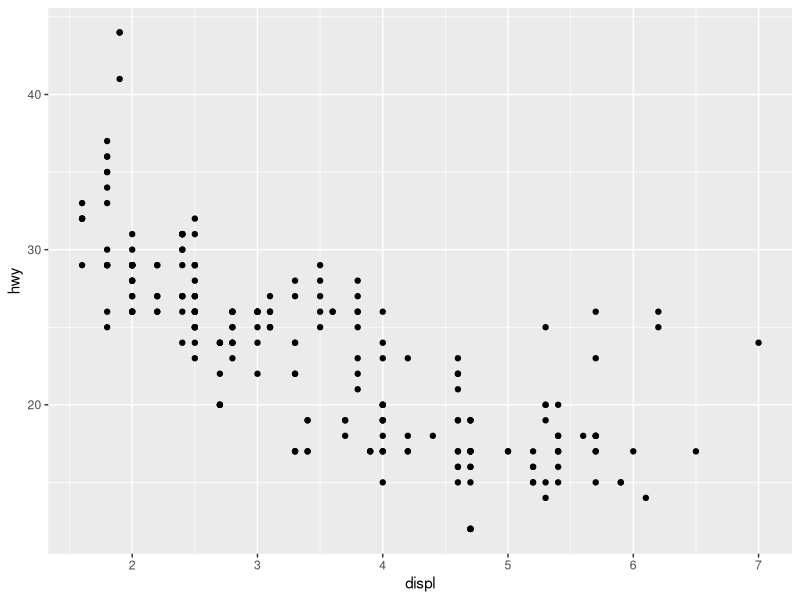
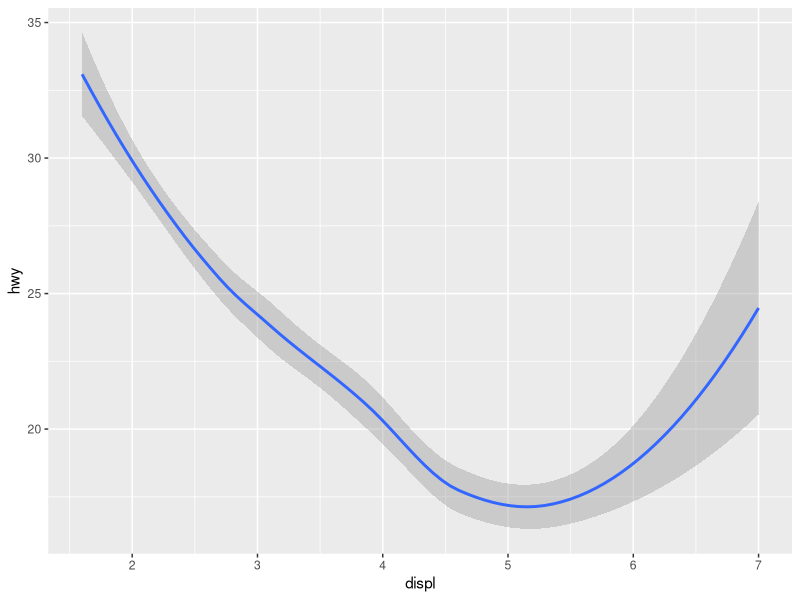
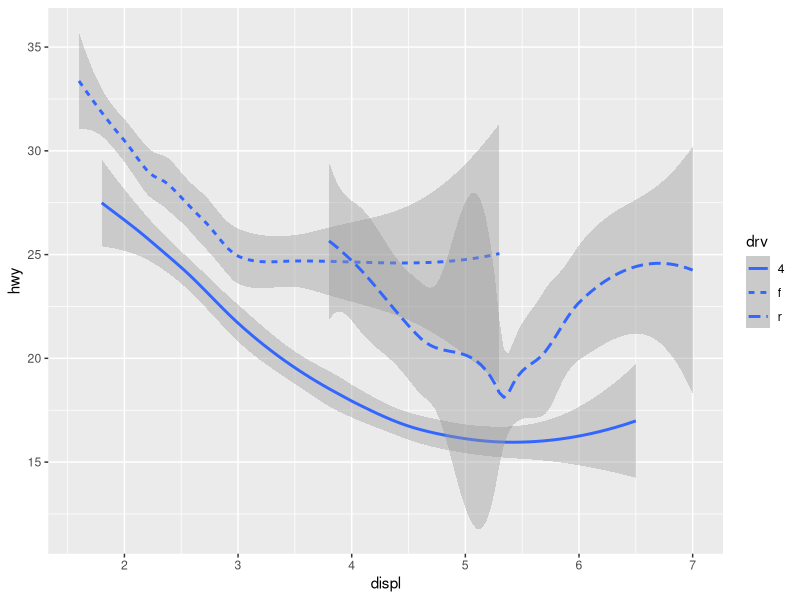
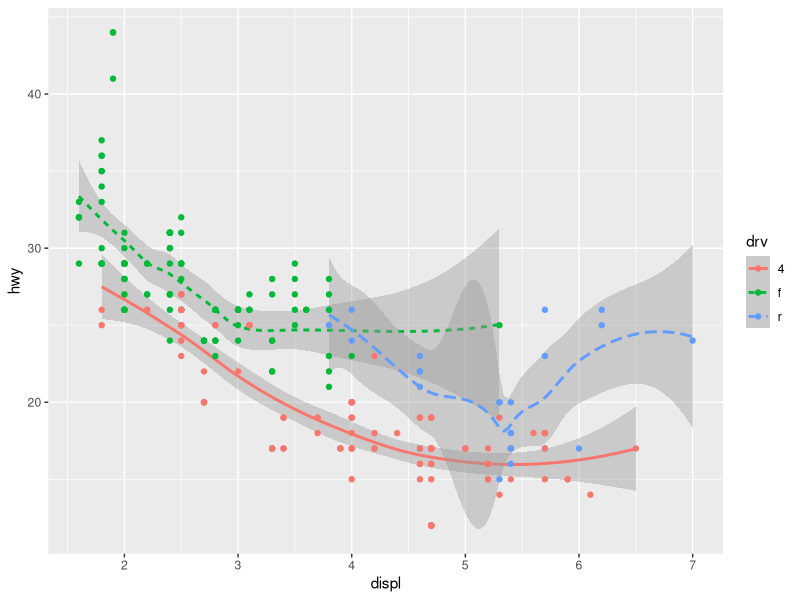
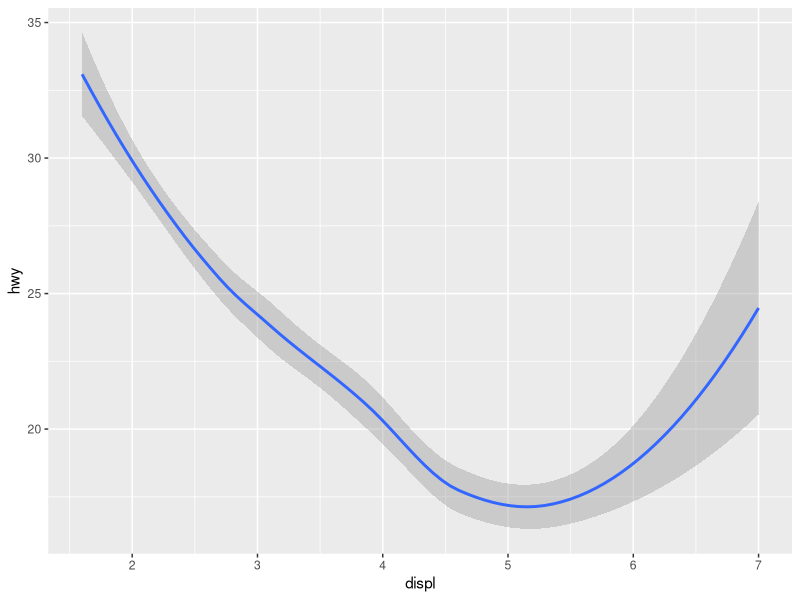
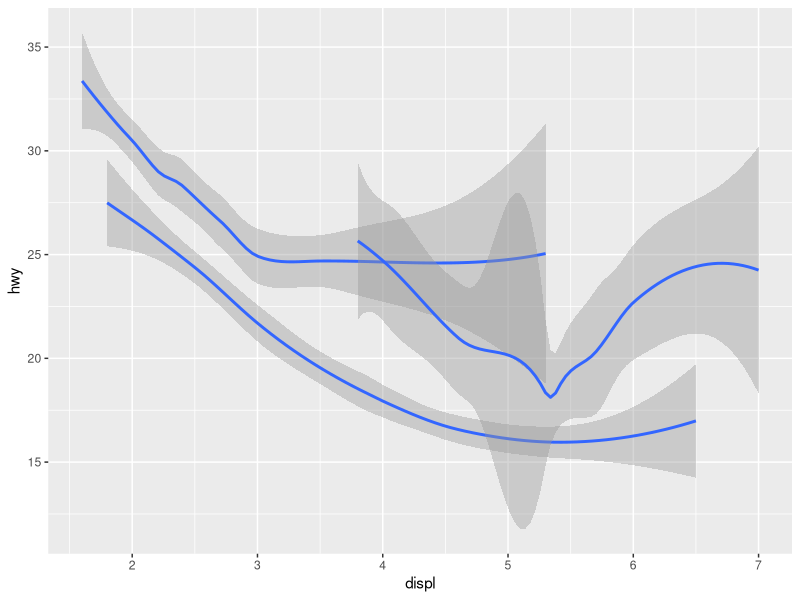
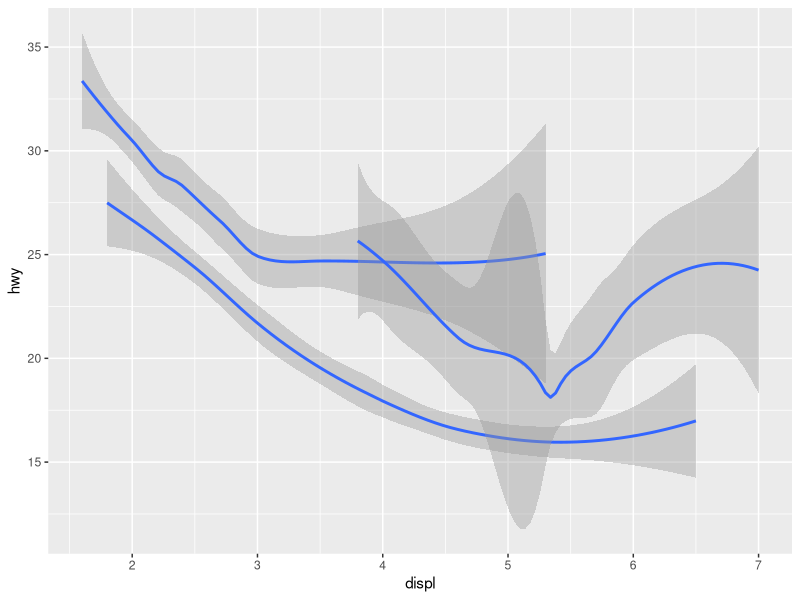
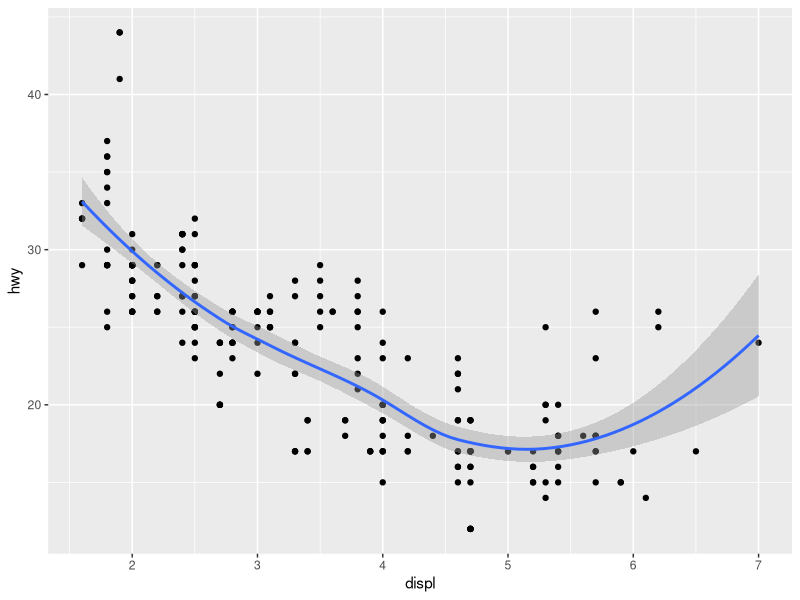

Recreate these plots in R, in order.
## ---- chunk 1
library(ggplot2)
library(tibble)
library(maps)
## ---- chunk 2
# left
ggplot(data = mpg) + 
  geom_point(mapping = aes(x = displ, y = hwy))

# right
ggplot(data = mpg) + 
  geom_smooth(mapping = aes(x = displ, y = hwy))

ggplot(data = mpg) + 
  geom_smooth(mapping = aes(x = displ, y = hwy, linetype = drv))

ggplot(data = mpg) + 
  geom_smooth(mapping = aes(x = displ, y = hwy, linetype = drv, color = drv)) +
  geom_point(mapping = aes(x = displ, y = hwy, color = drv))

## ---- chunk 3
ggplot(data = mpg) +
  geom_smooth(mapping = aes(x = displ, y = hwy))
              
ggplot(data = mpg) +
  geom_smooth(mapping = aes(x = displ, y = hwy, group = drv))
    
ggplot(data = mpg) +
  geom_smooth(
    mapping = aes(x = displ, y = hwy, group = drv)
  )

ggplot(data = mpg) + 
  geom_point(mapping = aes(x = displ, y = hwy)) +
  geom_smooth(mapping = aes(x = displ, y = hwy))

ggplot(data = mpg, mapping = aes(x = displ, y = hwy)) + 
  geom_point() + 
  geom_smooth()

ggplot(data = mpg, mapping = aes(x = displ, y = hwy)) + 
  geom_point(mapping = aes(color = class)) + 
  geom_smooth()

#ggplot(data = mpg, mapping = aes(x = displ, y = hwy)) + 
#  geom_point(mapping = aes(color = class)) + 
#  geom_smooth(data = filter (mpg, class == "subcompact"), se = FALSE)
## ---- chunk 4

#2
ggplot(data = mpg, mapping = aes(x = displ, y = hwy, color = drv)) + 
  geom_point() + 
  geom_smooth(se = FALSE)

#5
ggplot(data = mpg, mapping = aes(x = displ, y = hwy)) + 
  geom_point() + 
  geom_smooth()

ggplot() + 
  geom_point(data = mpg, mapping = aes(x = displ, y = hwy)) + 
  geom_smooth(data = mpg, mapping = aes(x = displ, y = hwy))

#6
ggplot(data = mpg) + 
  geom_point(mapping = aes(x = displ, y = hwy)) +
  geom_smooth(mapping = aes(x = displ, y = hwy), se = FALSE)

ggplot(data = mpg) + 
  geom_point(mapping = aes(x = displ, y = hwy)) +
  geom_smooth(mapping = aes(x = displ, y = hwy, group = drv), se = FALSE)

ggplot(data = mpg) + 
  geom_smooth(mapping = aes(x = displ, y = hwy, color = drv), se = FALSE) +
  geom_point(mapping = aes(x = displ, y = hwy, color = drv))

ggplot(data = mpg, mapping = aes(x = displ, y = hwy)) + 
  geom_smooth(se = FALSE) +
  geom_point(mapping = aes(color = drv))

ggplot(data = mpg, mapping = aes(x = displ, y = hwy)) + 
  geom_smooth(mapping = aes(group = drv, linetype = drv), se = FALSE) +
  geom_point(mapping = aes(color = drv))


ggplot(data = mpg, mapping = aes(x = displ, y = hwy)) + 
  geom_point(mapping = aes(color = drv, stroke = 2))
## ---- chunk 5
ggplot(data = diamonds) + 
  geom_bar(mapping = aes(x = cut))

?geom_bar

ggplot(data = diamonds) + 
  stat_count(mapping = aes(x = cut))

demo <- tribble(
  ~a,      ~b,
  "bar_1", 20,
  "bar_2", 30,
  "bar_3", 40
)

ggplot(data = demo) +
  geom_bar(mapping = aes(x = a, y = b), stat = "identity")

ggplot(data = diamonds) + 
  geom_bar(mapping = aes(x = cut, y = ..prop.., group = 1))

ggplot(data = diamonds) + 
  stat_summary(
    mapping = aes(x = cut, y = depth),
    fun.ymin = min,
    fun.ymax = max,
    fun.y = median
  )

?stat_bin
## ---- chunk 6
#1
?geom_pointrange

#ggplot(data = diamonds, aes(x = cut, y = depth)) + 
#  geom_pointrange(mapping = aes(ymin = min, ymax = max))

#2
?geom_col()
?geom_bar()

#3
?stat_count
?stat_summary
?geoms_point
?geom_smooth
?geom_bar
?
#4
?stat_smooth()

#5
ggplot(data = diamonds) + 
  geom_bar(mapping = aes(x = cut, y = ..prop..))
ggplot(data = diamonds) + 
  geom_bar(mapping = aes(x = cut, fill = color, y = ..prop..))

ggplot(data = diamonds) + 
  geom_bar(mapping = aes(x = cut, y = ..prop.., group = 1))
ggplot(data = diamonds) + 
  geom_bar(mapping = aes(x = cut, fill = color, y = ..prop.., group = 1))

## ---- chunk 7
ggplot(data = diamonds) + 
  geom_bar(mapping = aes(x = cut, colour = cut))
ggplot(data = diamonds) + 
  geom_bar(mapping = aes(x = cut, fill = cut))

ggplot(data = diamonds) + 
  geom_bar(mapping = aes(x = cut, fill = clarity))

ggplot(data = diamonds, mapping = aes(x = cut, fill = clarity)) + 
  geom_bar(alpha = 1/5, position = "identity")
ggplot(data = diamonds, mapping = aes(x = cut, colour = clarity)) + 
  geom_bar(fill = NA, position = "identity")

ggplot(data = diamonds) + 
  geom_bar(mapping = aes(x = cut, fill = clarity), position = "fill")
ggplot(data = diamonds) + 
  geom_bar(mapping = aes(x = cut, fill = clarity), position = "dodge")

ggplot(data = mpg) + 
  geom_point(mapping = aes(x = displ, y = hwy), position = "jitter")
## ---- chunk 8
#1
ggplot(data = mpg, mapping = aes(x = cty, y = hwy)) + 
  geom_point()
ggplot(data = mpg, mapping = aes(x = cty, y = hwy)) + 
  geom_point(position = "jitter")

#2
?geom_jitter()

#3
ggplot(data = mpg, mapping = aes(x = cty, y = hwy)) + geom_jitter()
ggplot(data = mpg, mapping = aes(x = cty, y = hwy)) + geom_count()
?geom_count

#4
?geom_boxplot
ggplot(data = mpg, mapping = aes(x = cty, y = hwy)) + geom_boxplot(mapping = aes(group = 1, position = "jitter"))
## ---- chunk 9
ggplot(data = mpg, mapping = aes(x = class, y = hwy)) + 
  geom_boxplot()
ggplot(data = mpg, mapping = aes(x = class, y = hwy)) + 
  geom_boxplot() +
  coord_flip()

#
nz <- map_data("nz")

ggplot(nz, aes(long, lat, group = group)) +
  geom_polygon(fill = "white", colour = "black")

ggplot(nz, aes(long, lat, group = group)) +
  geom_polygon(fill = "white", colour = "black") +
  coord_quickmap()

#
bar <- ggplot(data = diamonds) + 
  geom_bar(
    mapping = aes(x = cut, fill = cut), 
    show.legend = FALSE,
    width = 1
  ) + 
  theme(aspect.ratio = 1) +
  labs(x = NULL, y = NULL)

bar + coord_flip()
bar + coord_polar()
## ---- chunk 10

